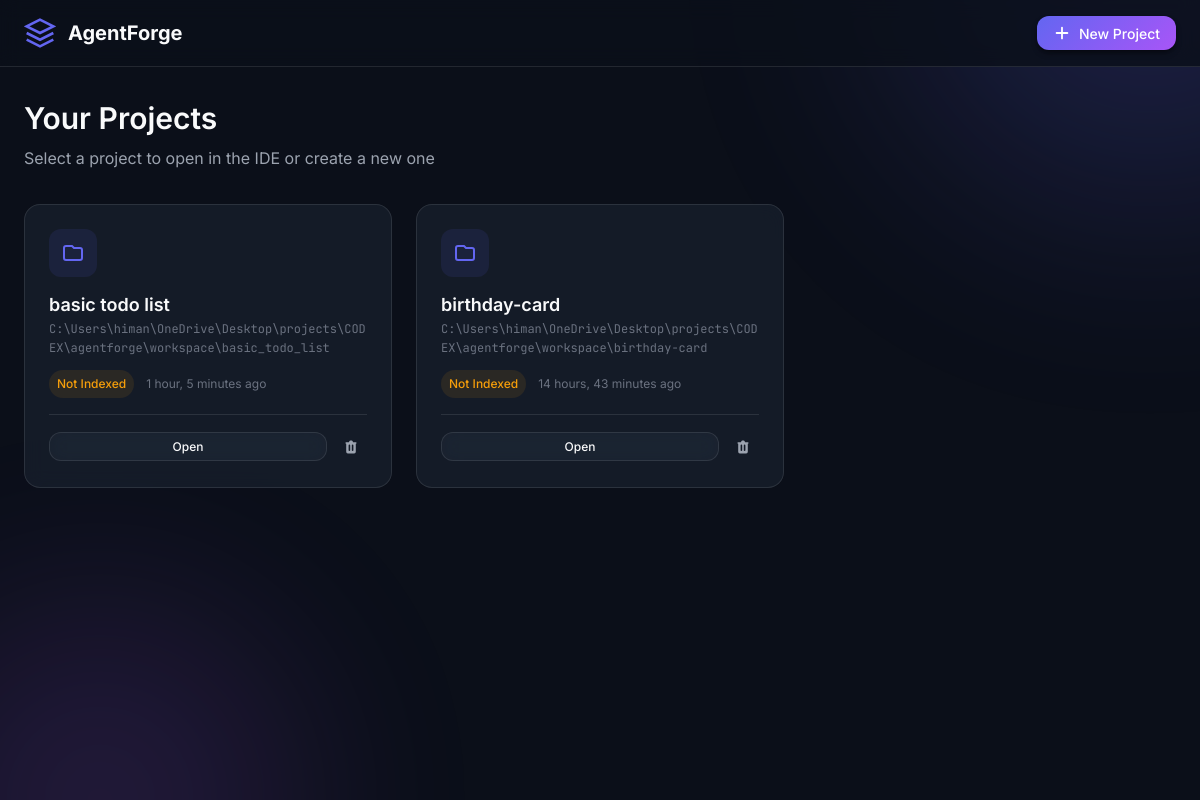
/dashboard/, run on the app's committed database.
### ide/models.py (models this page shows, shortened)
class Project(models.Model):
    id = models.UUIDField(primary_key=True, default=uuid.uuid4, editable=False)
    name = models.CharField(max_length=255)
    description = models.TextField(blank=True)
    path = models.CharField(max_length=1024, unique=True)
    created_at = models.DateTimeField(auto_now_add=True)
    updated_at = models.DateTimeField(auto_now=True)
    is_indexed = models.BooleanField(default=False)
    index_count = models.IntegerField(default=0)
    class Meta:
        ordering = ["-updated_at"]

### ide/views.py (the view)
# urls.py: path("dashboard/", views.dashboard, name="dashboard"),
def dashboard(request: HttpRequest) -> HttpResponse:
    projects = Project.objects.all()
    return render(request, "ide/dashboard.html", {"projects": projects})

### templates/ide/dashboard.html (shortened to what this page needs)
{% extends 'base.html' %}
{% block body_class %}dashboard-page{% endblock %}
{% block extra_css %}
{% load static %}
<link rel="stylesheet" href="{% static 'css/dashboard.css' %}">
{% endblock %}
{% block content %}
<div class="page-bg">
    <div class="gradient-orb gradient-orb-1"></div>
    <div class="gradient-orb gradient-orb-2"></div>
</div>
<header class="header">
    <div class="header-container">
        <a href="{% url 'ide:home' %}" class="logo">
            <svg class="logo-icon" viewBox="0 0 24 24" fill="none" stroke="currentColor" stroke-width="2">
                <path d="M12 2L2 7l10 5 10-5-10-5z"/>
                <path d="M2 17l10 5 10-5"/>
                <path d="M2 12l10 5 10-5"/>
            </svg>
            <span class="logo-text">AgentForge</span>
        </a>
        <div class="header-actions">
            <button id="new-project-btn" class="btn btn-primary">
                <svg viewBox="0 0 20 20" fill="currentColor" class="btn-icon">
                    <path fill-rule="evenodd" d="M10 3a1 1 0 011 1v5h5a1 1 0 110 2h-5v5a1 1 0 11-2 0v-5H4a1 1 0 110-2h5V4a1 1 0 011-1z"/>
                </svg>
                <span>New Project</span>
            </button>
        </div>
    </div>
</header>
<main class="main">
    <div class="main-container">
        <div class="page-header">
            <h1>Your Projects</h1>
            <p>Select a project to open in the IDE or create a new one</p>
        </div>
        <div class="projects-grid" id="projects-grid">
            {% for project in projects %}
            <div class="project-card" data-project-id="{{ project.id }}">
                <div class="project-icon">
                    <svg viewBox="0 0 24 24" fill="none" stroke="currentColor" stroke-width="2">
                        <path d="M3 7v10a2 2 0 002 2h14a2 2 0 002-2V9a2 2 0 00-2-2h-6l-2-2H5a2 2 0 00-2 2z"/>
                    </svg>
                </div>
                <div class="project-info">
                    <h3 class="project-name">{{ project.name }}</h3>
                    <p class="project-path">{{ project.path }}</p>
                    <div class="project-meta">
                        {% if project.is_indexed %}
                        <span class="badge badge-success">
                            <svg viewBox="0 0 20 20" fill="currentColor">
                                <path fill-rule="evenodd" d="M10 18a8 8 0 100-16 8 8 0 000 16zm3.707-9.293a1 1 0 00-1.414-1.414L9 10.586 7.707 9.293a1 1 0 00-1.414 1.414l2 2a1 1 0 001.414 0l4-4z"/>
                            </svg>
                            Indexed
                        </span>
                        {% else %}
                        <span class="badge badge-warning">Not Indexed</span>
                        {% endif %}
                        <span class="project-date">{{ project.updated_at|timesince }} ago</span>
                    </div>
                </div>
                <div class="project-actions">
                    <a href="{% url 'ide:editor' project.id %}" class="btn btn-secondary btn-small">
                        Open
                    </a>
                    <button class="btn btn-ghost btn-icon-only delete-project-btn" data-project-id="{{ project.id }}">
                        <svg viewBox="0 0 20 20" fill="currentColor">
                            <path fill-rule="evenodd" d="M9 2a1 1 0 00-.894.553L7.382 4H4a1 1 0 000 2v10a2 2 0 002 2h8a2 2 0 002-2V6a1 1 0 100-2h-3.382l-.724-1.447A1 1 0 0011 2H9zM7 8a1 1 0 012 0v6a1 1 0 11-2 0V8zm5-1a1 1 0 00-1 1v6a1 1 0 102 0V8a1 1 0 00-1-1z"/>
                        </svg>
                    </button>
                </div>
            </div>
            {% endfor %}
        </div>
    </div>
</main>
{% endblock %}
{% block extra_js %}
{% load static %}
{% endblock %}

### templates/base.html (shortened to what this page needs)
<!DOCTYPE html>
<html lang="en">
<head>
    {% load static %}
    <link rel="stylesheet" href="{% static 'css/main.css' %}">
    {% block extra_css %}{% endblock %}
</head>
<body class="{% block body_class %}{% endblock %}">
    {% block content %}{% endblock %}
</body>
</html>

### static/css/main.css (style rules this page uses)
:root { --color-bg: #0B0F19; --color-bg-secondary: #111827; --color-bg-tertiary: #1F2937; --color-surface: rgba(31, 41, 55, 0.5); --color-surface-hover: rgba(31, 41, 55, 0.7); --color-surface-active: rgba(31, 41, 55, 0.9); --color-border: rgba(255, 255, 255, 0.1); --color-border-hover: rgba(255, 255, 255, 0.2); --color-border-focus: rgba(99, 102, 241, 0.5); --color-text: #F9FAFB; --color-text-secondary: #9CA3AF; --color-text-muted: #6B7280; --color-primary: #6366F1; --color-primary-hover: #818CF8; --color-primary-light: rgba(99, 102, 241, 0.1); --color-secondary: #A855F7; --gradient-primary: linear-gradient(135deg, var(--color-primary) 0%, var(--color-secondary) 100%); --color-success: #10B981; --color-success-light: rgba(16, 185, 129, 0.1); --color-warning: #F59E0B; --color-warning-light: rgba(245, 158, 11, 0.1); --color-danger: #EF4444; --color-danger-light: rgba(239, 68, 68, 0.1); --color-info: #3B82F6; --color-info-light: rgba(59, 130, 246, 0.1); --font-sans: 'Inter', -apple-system, BlinkMacSystemFont, 'Segoe UI', sans-serif; --font-mono: 'JetBrains Mono', 'Fira Code', 'Consolas', monospace; --text-xs: 0.75rem; --text-sm: 0.875rem; --text-base: 1rem; --text-lg: 1.125rem; --text-xl: 1.25rem; --text-2xl: 1.5rem; --text-3xl: 1.875rem; --text-4xl: 2.25rem; --text-5xl: 3rem; --space-1: 0.25rem; --space-2: 0.5rem; --space-3: 0.75rem; --space-4: 1rem; --space-5: 1.25rem; --space-6: 1.5rem; --space-8: 2rem; --space-10: 2.5rem; --space-12: 3rem; --space-16: 4rem; --space-20: 5rem; --radius-sm: 0.25rem; --radius-md: 0.5rem; --radius-lg: 0.75rem; --radius-xl: 1rem; --radius-2xl: 1.5rem; --radius-full: 9999px; --shadow-sm: 0 1px 2px rgba(0, 0, 0, 0.4); --shadow-md: 0 4px 6px -1px rgba(0, 0, 0, 0.4), 0 2px 4px -2px rgba(0, 0, 0, 0.4); --shadow-lg: 0 10px 15px -3px rgba(0, 0, 0, 0.4), 0 4px 6px -4px rgba(0, 0, 0, 0.4); --shadow-xl: 0 20px 25px -5px rgba(0, 0, 0, 0.4), 0 8px 10px -6px rgba(0, 0, 0, 0.4); --shadow-glow: 0 0 40px rgba(99, 102, 241, 0.3); --transition-fast: 150ms ease; --transition-base: 200ms ease; --transition-slow: 300ms ease; --z-dropdown: 100; --z-sticky: 200; --z-modal: 1000; --z-tooltip: 1100; }
*, *::before, *::after { box-sizing: border-box; margin: 0; padding: 0; }
html { font-size: 16px; -webkit-font-smoothing: antialiased; -moz-osx-font-smoothing: grayscale; }
body { font-family: var(--font-sans); font-size: var(--text-base); line-height: 1.6; color: var(--color-text); background-color: var(--color-bg); min-height: 100vh; }
a { color: inherit; text-decoration: none; }
button { font-family: inherit; cursor: pointer; border: none; background: none; }
img, svg { display: block; max-width: 100%; }
h1, h2, h3, h4, h5, h6 { font-weight: 600; line-height: 1.3; color: var(--color-text); }
h1 { font-size: var(--text-4xl); }
h3 { font-size: var(--text-2xl); }
p { color: var(--color-text-secondary); }
.btn { display: inline-flex; align-items: center; justify-content: center; gap: var(--space-2); padding: var(--space-2) var(--space-4); font-size: var(--text-sm); font-weight: 500; border-radius: var(--radius-lg); transition: all var(--transition-fast); white-space: nowrap; }
.btn-icon { width: 18px; height: 18px; }
.btn-primary { background: var(--gradient-primary); color: white; box-shadow: var(--shadow-md); }
.btn-secondary { background: var(--color-surface); color: var(--color-text); border: 1px solid var(--color-border); backdrop-filter: blur(10px); }
.btn-ghost { background: transparent; color: var(--color-text-secondary); }
.btn-small { padding: var(--space-1) var(--space-3); font-size: var(--text-xs); }
.btn-icon-only { padding: var(--space-2); }
.btn-icon-only svg { width: 16px; height: 16px; }
.badge { display: inline-flex; align-items: center; gap: var(--space-1); padding: var(--space-1) var(--space-2); font-size: var(--text-xs); font-weight: 500; border-radius: var(--radius-full); background: var(--color-surface); }
.badge-warning { background: var(--color-warning-light); color: var(--color-warning); }

### data on the page
Project: name "basic todo list", path "C:\\Users\\himan\\OneDrive\\Desktop\\projects\\CODEX\\agentforge\\workspace\\basic_todo_list", is_indexed "Not Indexed", updated_at "1 hour, 5 minutes"
Project: name "birthday-card", path "C:\\Users\\himan\\OneDrive\\Desktop\\projects\\CODEX\\agentforge\\workspace\\birthday-card", is_indexed "Not Indexed", updated_at "14 hours, 43 minutes"
